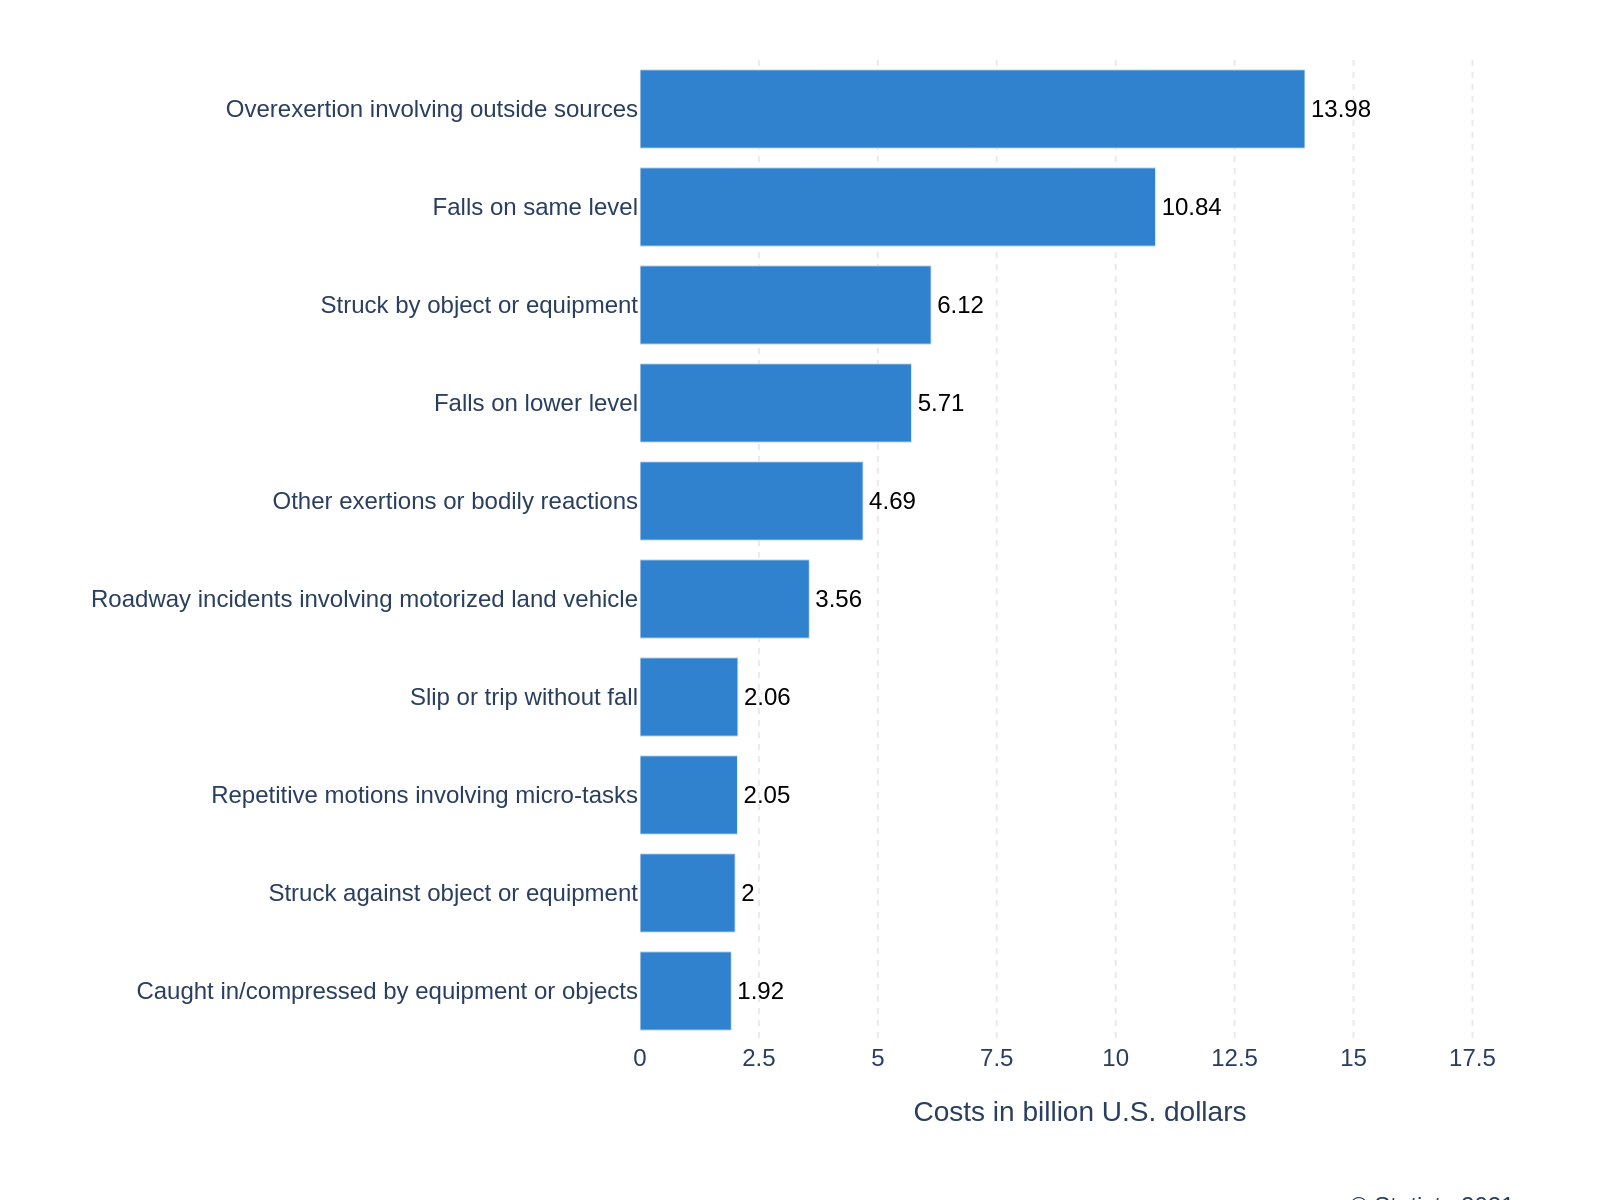

Recreate this plot in Python.
import sys
import json
import plotly.graph_objects as go

if len(sys.argv) != 2:
    print("Usage: python create_chart.py <path_to_json_file>")
    sys.exit(1)

json_path = sys.argv[1]

try:
    with open(json_path, 'r', encoding='utf-8') as f:
        chart_info = json.load(f)
except FileNotFoundError:
    print(f"Error: JSON file not found at {json_path}")
    sys.exit(1)
except json.JSONDecodeError:
    print(f"Error: Could not decode JSON from {json_path}")
    sys.exit(1)

chart_data = chart_info.get('chart_data', [])
texts = chart_info.get('texts', {})
colors = chart_info.get('colors', [])

categories = [item['category'] for item in chart_data]
values = [item['value'] for item in chart_data]

text_labels = []
for v in values:
    if isinstance(v, int) or v == int(v):
        text_labels.append(str(int(v)))
    else:
        text_labels.append(f'{v:.2f}')

fig = go.Figure()

fig.add_trace(go.Bar(
    y=categories,
    x=values,
    orientation='h',
    marker_color=colors[0] if colors else '#3182CE',
    text=text_labels,
    textposition='outside',
    textfont=dict(family="Arial", size=12, color='black'),
    cliponaxis=False
))

source_text = ""
if texts.get('source'):
    source_text += texts['source']
if texts.get('note'):
    source_text += f"<br>{texts['note']}"

fig.update_layout(
    font=dict(family="Arial", size=12),
    plot_bgcolor='white',
    xaxis=dict(
        title=texts.get('x_axis_title'),
        showgrid=True,
        gridcolor='#EAEAEA',
        gridwidth=1,
        griddash='dot',
        zeroline=False,
        range=[0, 18.5],
        tickmode='linear',
        dtick=2.5
    ),
    yaxis=dict(
        title=texts.get('y_axis_title'),
        showgrid=False,
        autorange='reversed'
    ),
    margin=dict(l=320, r=40, t=30, b=80),
    showlegend=False,
    annotations=[]
)

if source_text:
    fig.add_annotation(
        showarrow=False,
        text=source_text,
        xref="paper",
        yref="paper",
        x=1,
        y=-0.15,
        xanchor='right',
        yanchor='top',
        align='right'
    )

base_name = json_path.split('/')[-1].rsplit('.', 1)[0]
output_filename = f"{base_name}.png"

fig.write_image(output_filename, scale=2, width=800, height=600)

print(f"Chart saved to {output_filename}")
